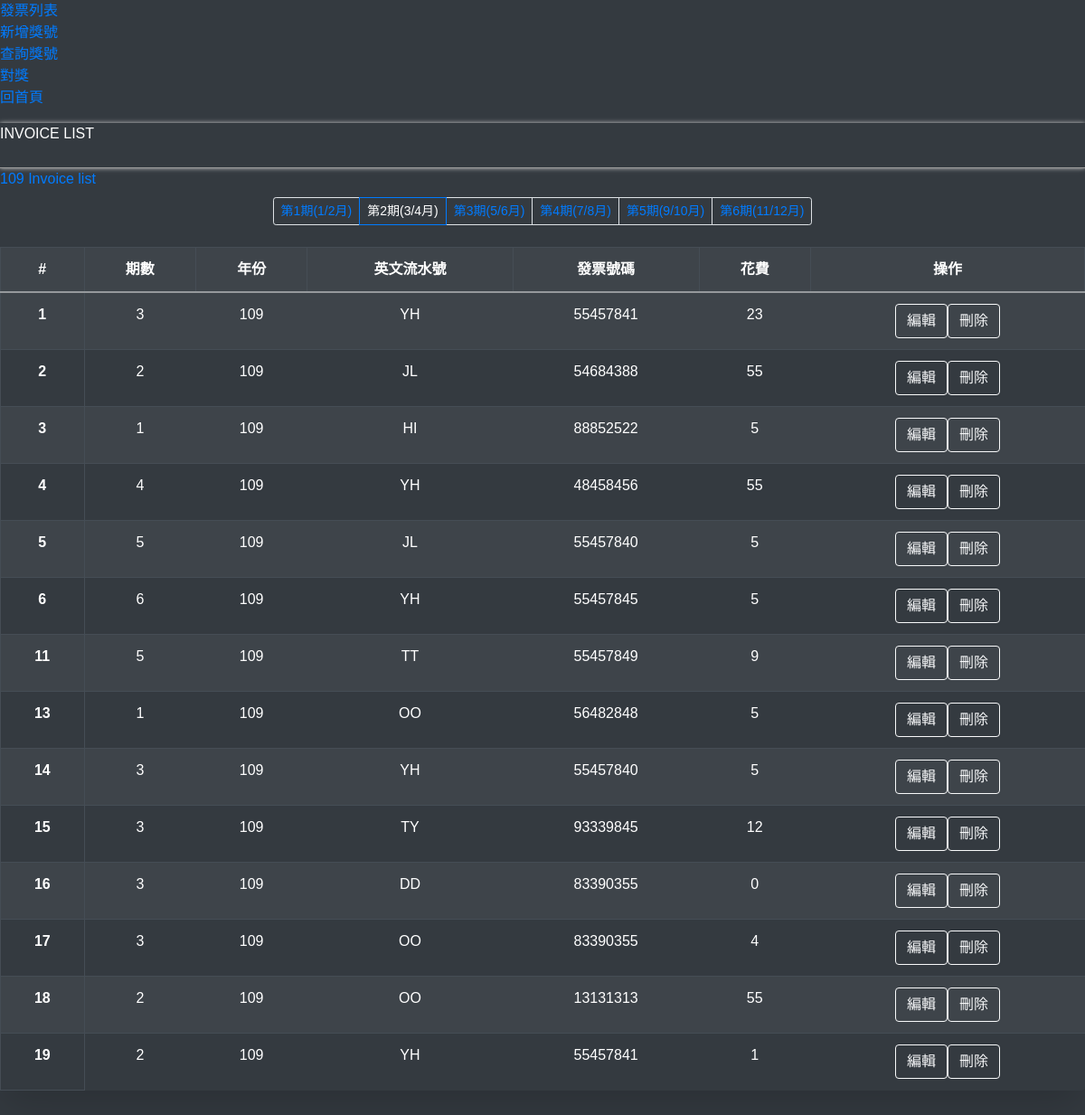
Page /list.php?year=109 on the committed database.
### tables this page shows
CREATE TABLE `invoice` (
  `id` int(10) UNSIGNED NOT NULL,
  `period` tinyint(3) UNSIGNED NOT NULL COMMENT '期數',
  `year` varchar(3) NOT NULL COMMENT '發票年份',
  `code` varchar(2) NOT NULL COMMENT '英文流水號',
  `number` varchar(8) NOT NULL COMMENT '發票號碼',
  `expend` int(6) UNSIGNED NOT NULL COMMENT '消費金額'
);

### include/base.php (called while the page is built, shortened)
<?php
$dsn="mysql:host=localhost;charset=utf8;dbname=s1090217";
$pdo=new PDO($dsn,'s1090217',"s1090217");
function all($table,...$arg){
    global $pdo;
    $sql="select * from $table ";
    if(isset($arg[0]) && is_array($arg[0])){
        $tmp=[];
        foreach($arg[0] as $key => $value){
            $tmp[]=sprintf("`%s`='%s'",$key,$value);
        }
        $sql=$sql." where " . implode(" && ",$tmp);
    }
    return $pdo->query($sql)->fetchAll();
}
?>

### list.php (the view, shortened to what this page needs)
<?php include_once "./include/base.php";?>
<!DOCTYPE html>
<html lang="en">
<head>
    <link rel="stylesheet" href="./css/bootstrap.css">
    <link rel="stylesheet" href="./css/style.css">
</head>
<body>
<?php
include "./include/header.php";
$pageheader= "INVOICE LIST";
include "./layout/topbar.php";
$period=ceil(date("n")/2);
$year=date("Y")-1911;
?>
<div class="containe">
<thead>
<ul class="nav">
<li><a href="list.php?year=<?=$year=$year;?>"><?echo $year;?> Invoice list</a></li>
</ul>
<nav class="navbar navbar-dark bg-dark justify-content-center">
  <ul class="pagination pagination-sm">
  <li class="page-item"><a class="page-link" href="list.php?period=1" style="background:#343a40">第1期(1/2月)</a></li>
    <li class="page-item active"><a class="page-link" href="list.php?period=2" style="background:#343a40">第2期(3/4月)</a></li>
    <li class="page-item"><a class="page-link" href="list.php?period=3" style="background:#343a40">第3期(5/6月)</a></li>
    <li class="page-item"><a class="page-link" href="list.php?period=4" style="background:#343a40">第4期(7/8月)</a></li>
    <li class="page-item"><a class="page-link" href="list.php?period=5" style="background:#343a40">第5期(9/10月)</a></li>
    <li class="page-item"><a class="page-link" href="list.php?period=6" style="background:#343a40">第6期(11/12月)</a></li>
  </ul>
</nav>
<?php
$period=$period-1;
if(!empty($_GET['year'])){
    $rows=all('invoice',['year'=>$year]);
}else{
$rows=all('invoice',['period'=>$period]);
}
?>
<table class="table table-striped table-dark shadow-lg p-3 mb-5 rounded">
    <tr>
      <th scope="col">#</th>
      <th scope="col">期數</th>
      <th scope="col">年份</th>
      <th scope="col">英文流水號</th>
      <th scope="col">發票號碼</th>
      <th scope="col">花費</th>
      <th scope="col">操作</th>
    </tr>
  </thead>
  <tbody>
    <?php
    foreach($rows as $row){
        echo "<tr>";
        echo "    <th scope='row'>".$row['id']."</th>";
        echo "    <td>".$row['period']."</td>";
        echo "    <td>".$row['year']."</td>";
        echo "    <td>".$row['code']."</td>";
        echo "    <td>".$row['number']."</td>";
        echo "    <td>".$row['expend']."</td>";
        echo "    <td>";
        echo "<a href='invoice.php?id=".$row['id']."'><button type='button' class='btn btn-outline-light'>編輯</button></a>";
        echo "<a href='list.php?id=".$row['id']."'><button type='button' class='btn btn-outline-light'>刪除</button></a>";
        echo "</td>";
        echo "</tr>";
    }
    ?>
</div>
</body>
</html>

### include/header.php
<div class="header">
    <ul>
        <li><a href="list.php">發票列表</a></li>
        <li><a href="invoice.php">新增獎號</a></li>
        <li><a href="query.php">查詢獎號</a></li>
        <li><a href="award.php">對獎</a></li>
        <li><a href="index.php">回首頁</a></li>
    </ul>
</div>

### layout/topbar.php
<div class="topbar"><?=$pageheader;?>
</div>

### css/style.css (style rules this page uses)
* { margin:0; padding:0; box-sizing: border-box; color: white; }
body { font-family: Arial, "Microsoft JhengHei"; background-color: #343a40; color: lightcyan; }
.topbar { height:50px; border-bottom:1px solid #999; box-shadow:0 0 5px #ccc; }
button { color: white; }
table { text-align: center; vertical-align:middle; color: white; widows: 70%; height:70%; }
.invoice-table td,th { border: 1px solid #999; padding:5px; text-align: center; }

### rows in the picture
invoice: id "1", period "3", year "109", code "YH", number "55457841", expend "23"
invoice: id "2", period "2", year "109", code "JL", number "54684388", expend "55"
invoice: id "3", period "1", year "109", code "HI", number "88852522", expend "5"
invoice: id "4", period "4", year "109", code "YH", number "48458456", expend "55"
invoice: id "5", period "5", year "109", code "JL", number "55457840", expend "5"
invoice: id "6", period "6", year "109", code "YH", number "55457845", expend "5"
invoice: id "11", period "5", year "109", code "TT", number "55457849", expend "9"
invoice: id "13", period "1", year "109", code "OO", number "56482848", expend "5"
invoice: id "14", period "3", year "109", code "YH", number "55457840", expend "5"
invoice: id "15", period "3", year "109", code "TY", number "93339845", expend "12"
invoice: id "16", period "3", year "109", code "DD", number "83390355", expend "0"
invoice: id "17", period "3", year "109", code "OO", number "83390355", expend "4"
invoice: id "18", period "2", year "109", code "OO", number "13131313", expend "55"
invoice: id "19", period "2", year "109", code "YH", number "55457841", expend "1"

### other values in the picture
$pageheader "INVOICE LIST"
$year "109"
